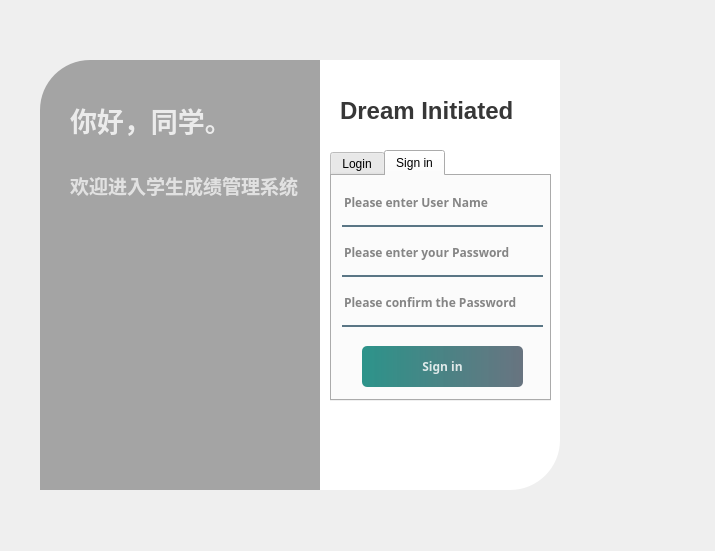
<?xml version="1.0" encoding="UTF-8"?>
<ui version="4.0">
 <class>Form</class>
 <widget class="QWidget" name="Form">
  <property name="geometry">
   <rect>
    <x>0</x>
    <y>0</y>
    <width>715</width>
    <height>551</height>
   </rect>
  </property>
  <property name="windowTitle">
   <string>Form</string>
  </property>
  <widget class="QWidget" name="widget" native="true">
   <property name="geometry">
    <rect>
     <x>10</x>
     <y>40</y>
     <width>550</width>
     <height>500</height>
    </rect>
   </property>
   <widget class="QLabel" name="background_label">
    <property name="geometry">
     <rect>
      <x>30</x>
      <y>20</y>
      <width>280</width>
      <height>430</height>
     </rect>
    </property>
    <property name="styleSheet">
     <string notr="true">background-image: url(:/res/res/img/background1.png);
background-color:rgba(0,0,0,80);
border-top-left-radius:50px;</string>
    </property>
    <property name="text">
     <string/>
    </property>
   </widget>
   <widget class="QLabel" name="login_background_label">
    <property name="geometry">
     <rect>
      <x>310</x>
      <y>20</y>
      <width>240</width>
      <height>430</height>
     </rect>
    </property>
    <property name="styleSheet">
     <string notr="true">background-color:rgba(255,255,255,255);
border-bottom-right-radius:50px;</string>
    </property>
    <property name="text">
     <string/>
    </property>
   </widget>
   <widget class="QLabel" name="login_headine_label">
    <property name="geometry">
     <rect>
      <x>330</x>
      <y>40</y>
      <width>211</width>
      <height>61</height>
     </rect>
    </property>
    <property name="font">
     <font>
      <pointsize>18</pointsize>
      <bold>true</bold>
     </font>
    </property>
    <property name="styleSheet">
     <string notr="true">color:rgba(0,0,0,200);</string>
    </property>
    <property name="text">
     <string>Dream Initiated</string>
    </property>
   </widget>
   <widget class="QLabel" name="headine_label">
    <property name="geometry">
     <rect>
      <x>60</x>
      <y>60</y>
      <width>180</width>
      <height>40</height>
     </rect>
    </property>
    <property name="font">
     <font>
      <pointsize>20</pointsize>
      <bold>true</bold>
     </font>
    </property>
    <property name="styleSheet">
     <string notr="true">color:rgba(255,255,255,200);</string>
    </property>
    <property name="text">
     <string>你好，同学。</string>
    </property>
   </widget>
   <widget class="QLabel" name="middle_heading_label">
    <property name="geometry">
     <rect>
      <x>60</x>
      <y>130</y>
      <width>231</width>
      <height>31</height>
     </rect>
    </property>
    <property name="font">
     <font>
      <pointsize>14</pointsize>
      <bold>true</bold>
     </font>
    </property>
    <property name="styleSheet">
     <string notr="true">color:rgba(255,255,255,170);</string>
    </property>
    <property name="text">
     <string>欢迎进入学生成绩管理系统</string>
    </property>
   </widget>
   <widget class="QPushButton" name="close_bth">
    <property name="geometry">
     <rect>
      <x>520</x>
      <y>20</y>
      <width>31</width>
      <height>31</height>
     </rect>
    </property>
    <property name="styleSheet">
     <string notr="true">border:none;</string>
    </property>
    <property name="text">
     <string/>
    </property>
    <property name="icon">
     <iconset resource="../project/qt/loginUi/res.qrc">
      <normaloff>:/res/res/icon/close-fill.png</normaloff>:/res/res/icon/close-fill.png</iconset>
    </property>
   </widget>
   <widget class="QTabWidget" name="tabWidget">
    <property name="geometry">
     <rect>
      <x>320</x>
      <y>110</y>
      <width>221</width>
      <height>251</height>
     </rect>
    </property>
    <property name="styleSheet">
     <string notr="true">font: 900 9pt &quot;Source Han Sans SC&quot;;</string>
    </property>
    <property name="currentIndex">
     <number>1</number>
    </property>
    <widget class="QWidget" name="Login">
     <attribute name="title">
      <string>Login</string>
     </attribute>
     <widget class="QLineEdit" name="password_line">
      <property name="geometry">
       <rect>
        <x>10</x>
        <y>60</y>
        <width>201</width>
        <height>41</height>
       </rect>
      </property>
      <property name="font">
       <font>
        <family>Source Han Sans SC</family>
        <pointsize>9</pointsize>
        <italic>false</italic>
        <bold>true</bold>
       </font>
      </property>
      <property name="styleSheet">
       <string notr="true">background-color:rgba(0,0,0,0);
border:none;
border-bottom:2px solid rgba(46,82,101,200);
color:rgba(0,0,0,240);
padding-bottom:7px;
</string>
      </property>
      <property name="text">
       <string/>
      </property>
      <property name="frame">
       <bool>true</bool>
      </property>
      <property name="echoMode">
       <enum>QLineEdit::Password</enum>
      </property>
      <property name="placeholderText">
       <string>Password</string>
      </property>
     </widget>
     <widget class="QLineEdit" name="username_line">
      <property name="geometry">
       <rect>
        <x>10</x>
        <y>10</y>
        <width>201</width>
        <height>41</height>
       </rect>
      </property>
      <property name="font">
       <font>
        <family>Source Han Sans SC</family>
        <pointsize>9</pointsize>
        <italic>false</italic>
        <bold>true</bold>
       </font>
      </property>
      <property name="styleSheet">
       <string notr="true">background-color:rgba(0,0,0,0);
border:none;
border-bottom:2px solid rgba(46,82,101,200);
color:rgba(0,0,0,240);
padding-bottom:7px;
</string>
      </property>
      <property name="text">
       <string/>
      </property>
      <property name="placeholderText">
       <string>User Name</string>
      </property>
     </widget>
     <widget class="QCheckBox" name="remember_checkBox">
      <property name="geometry">
       <rect>
        <x>10</x>
        <y>110</y>
        <width>91</width>
        <height>20</height>
       </rect>
      </property>
      <property name="font">
       <font>
        <family>Source Han Sans SC</family>
        <pointsize>9</pointsize>
        <italic>false</italic>
        <bold>true</bold>
       </font>
      </property>
      <property name="styleSheet">
       <string notr="true">background-color:rgba(0,0,0,0);
color:rgba(0,0,0,240);</string>
      </property>
      <property name="text">
       <string>Remember</string>
      </property>
     </widget>
     <widget class="QPushButton" name="login_btn">
      <property name="geometry">
       <rect>
        <x>30</x>
        <y>150</y>
        <width>161</width>
        <height>41</height>
       </rect>
      </property>
      <property name="font">
       <font>
        <family>Source Han Sans SC</family>
        <pointsize>9</pointsize>
        <italic>false</italic>
        <bold>true</bold>
       </font>
      </property>
      <property name="styleSheet">
       <string notr="true">QPushButton#login_btn{
background-color: qlineargradient(spread:pad, x1:0, y1:0, x2:1, y2:0, stop:0 rgba(11, 131, 120, 219), stop:1 rgba(85, 98, 112, 226));
color:rgba(255, 255, 255, 210);
border-radius:5px;
}
QPushButton#login_btn:hover{
background-color: qlineargradient(spread:pad, x1:0, y1:0, x2:1, y2:0, stop:0 rgba(150, 123, 111, 219), stop:1 rgba(85, 81, 84, 226));
}
QPushButton#login_btn:pressed{
padding-left:5px;
padding-top:5px;
background-color:rgba(150, 123, 111, 255);
}

</string>
      </property>
      <property name="text">
       <string>Log In</string>
      </property>
     </widget>
    </widget>
    <widget class="QWidget" name="Signin">
     <attribute name="title">
      <string>Sign in</string>
     </attribute>
     <widget class="QLineEdit" name="sigin_password_line_3">
      <property name="geometry">
       <rect>
        <x>10</x>
        <y>110</y>
        <width>201</width>
        <height>41</height>
       </rect>
      </property>
      <property name="font">
       <font>
        <family>Source Han Sans SC</family>
        <pointsize>9</pointsize>
        <italic>false</italic>
        <bold>true</bold>
       </font>
      </property>
      <property name="styleSheet">
       <string notr="true">background-color:rgba(0,0,0,0);
border:none;
border-bottom:2px solid rgba(46,82,101,200);
color:rgba(0,0,0,240);
padding-bottom:7px;
</string>
      </property>
      <property name="text">
       <string/>
      </property>
      <property name="frame">
       <bool>true</bool>
      </property>
      <property name="echoMode">
       <enum>QLineEdit::Password</enum>
      </property>
      <property name="placeholderText">
       <string>Please confirm the Password</string>
      </property>
     </widget>
     <widget class="QLineEdit" name="sigin_password_line_2">
      <property name="geometry">
       <rect>
        <x>10</x>
        <y>60</y>
        <width>201</width>
        <height>41</height>
       </rect>
      </property>
      <property name="font">
       <font>
        <family>Source Han Sans SC</family>
        <pointsize>9</pointsize>
        <italic>false</italic>
        <bold>true</bold>
       </font>
      </property>
      <property name="styleSheet">
       <string notr="true">background-color:rgba(0,0,0,0);
border:none;
border-bottom:2px solid rgba(46,82,101,200);
color:rgba(0,0,0,240);
padding-bottom:7px;
</string>
      </property>
      <property name="text">
       <string/>
      </property>
      <property name="frame">
       <bool>true</bool>
      </property>
      <property name="echoMode">
       <enum>QLineEdit::Password</enum>
      </property>
      <property name="placeholderText">
       <string>Please enter your Password</string>
      </property>
     </widget>
     <widget class="QLineEdit" name="sigin_username_line">
      <property name="geometry">
       <rect>
        <x>10</x>
        <y>10</y>
        <width>201</width>
        <height>41</height>
       </rect>
      </property>
      <property name="font">
       <font>
        <family>Source Han Sans SC</family>
        <pointsize>9</pointsize>
        <italic>false</italic>
        <bold>true</bold>
       </font>
      </property>
      <property name="styleSheet">
       <string notr="true">background-color:rgba(0,0,0,0);
border:none;
border-bottom:2px solid rgba(46,82,101,200);
color:rgba(0,0,0,240);
padding-bottom:7px;
</string>
      </property>
      <property name="text">
       <string/>
      </property>
      <property name="placeholderText">
       <string>Please enter User Name</string>
      </property>
     </widget>
     <widget class="QPushButton" name="sigin_btn">
      <property name="geometry">
       <rect>
        <x>30</x>
        <y>170</y>
        <width>161</width>
        <height>41</height>
       </rect>
      </property>
      <property name="font">
       <font>
        <family>Source Han Sans SC</family>
        <pointsize>9</pointsize>
        <italic>false</italic>
        <bold>true</bold>
       </font>
      </property>
      <property name="styleSheet">
       <string notr="true">QPushButton#sigin_btn{
background-color: qlineargradient(spread:pad, x1:0, y1:0, x2:1, y2:0, stop:0 rgba(11, 131, 120, 219), stop:1 rgba(85, 98, 112, 226));
color:rgba(255, 255, 255, 210);
border-radius:5px;
}
QPushButton#sigin_btn:hover{
background-color: qlineargradient(spread:pad, x1:0, y1:0, x2:1, y2:0, stop:0 rgba(150, 123, 111, 219), stop:1 rgba(85, 81, 84, 226));
}
QPushButton#sigin_btn:pressed{
padding-left:5px;
padding-top:5px;
background-color:rgba(150, 123, 111, 255);
}

</string>
      </property>
      <property name="text">
       <string>Sign in</string>
      </property>
     </widget>
    </widget>
   </widget>
  </widget>
 </widget>
 <tabstops>
  <tabstop>username_line</tabstop>
  <tabstop>password_line</tabstop>
  <tabstop>login_btn</tabstop>
  <tabstop>tabWidget</tabstop>
  <tabstop>sigin_username_line</tabstop>
  <tabstop>sigin_password_line_2</tabstop>
  <tabstop>sigin_password_line_3</tabstop>
  <tabstop>sigin_btn</tabstop>
  <tabstop>remember_checkBox</tabstop>
  <tabstop>close_bth</tabstop>
 </tabstops>
 <resources>
  <include location="../project/qt/loginUi/res.qrc"/>
 </resources>
 <connections>
  <connection>
   <sender>close_bth</sender>
   <signal>clicked()</signal>
   <receiver>Form</receiver>
   <slot>close()</slot>
   <hints>
    <hint type="sourcelabel">
     <x>541</x>
     <y>71</y>
    </hint>
    <hint type="destinationlabel">
     <x>614</x>
     <y>54</y>
    </hint>
   </hints>
  </connection>
 </connections>
</ui>
